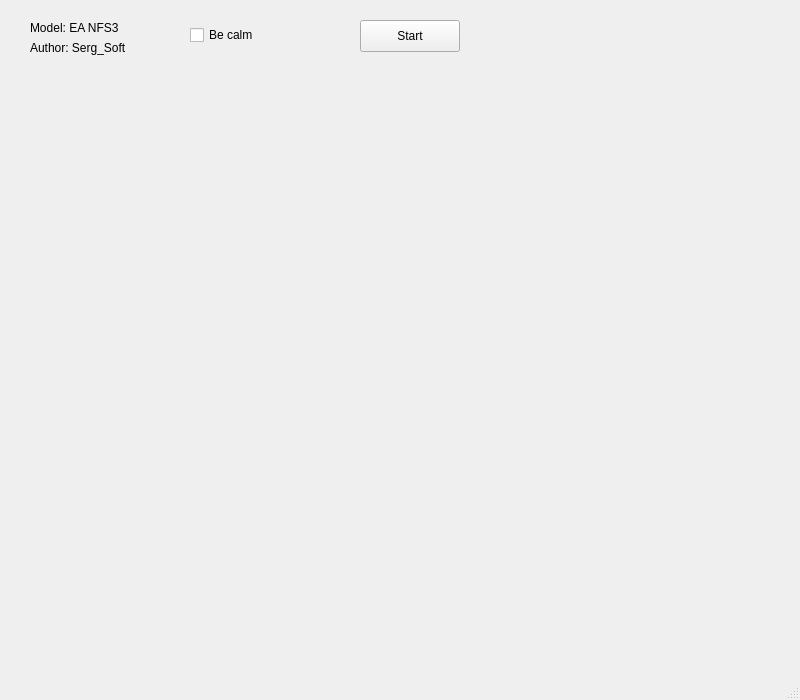
<?xml version="1.0" encoding="UTF-8"?>
<ui version="4.0">
 <class>MainWindow</class>
 <widget class="QMainWindow" name="MainWindow">
  <property name="geometry">
   <rect>
    <x>0</x>
    <y>0</y>
    <width>800</width>
    <height>700</height>
   </rect>
  </property>
  <property name="windowTitle">
   <string>Helicopter software rendering</string>
  </property>
  <widget class="QWidget" name="centralwidget">
   <widget class="QPushButton" name="pushButtonStart">
    <property name="geometry">
     <rect>
      <x>360</x>
      <y>20</y>
      <width>100</width>
      <height>32</height>
     </rect>
    </property>
    <property name="text">
     <string>Start</string>
    </property>
   </widget>
   <widget class="QLabel" name="label">
    <property name="geometry">
     <rect>
      <x>0</x>
      <y>60</y>
      <width>800</width>
      <height>600</height>
     </rect>
    </property>
    <property name="text">
     <string/>
    </property>
   </widget>
   <widget class="QLabel" name="labelFPS">
    <property name="geometry">
     <rect>
      <x>520</x>
      <y>25</y>
      <width>91</width>
      <height>16</height>
     </rect>
    </property>
    <property name="text">
     <string/>
    </property>
   </widget>
   <widget class="QLabel" name="label_2">
    <property name="geometry">
     <rect>
      <x>30</x>
      <y>20</y>
      <width>101</width>
      <height>16</height>
     </rect>
    </property>
    <property name="text">
     <string>Model: EA NFS3</string>
    </property>
   </widget>
   <widget class="QLabel" name="label_3">
    <property name="geometry">
     <rect>
      <x>30</x>
      <y>40</y>
      <width>171</width>
      <height>16</height>
     </rect>
    </property>
    <property name="text">
     <string>Author: Serg_Soft</string>
    </property>
   </widget>
   <widget class="QCheckBox" name="calmCheck">
    <property name="geometry">
     <rect>
      <x>190</x>
      <y>25</y>
      <width>111</width>
      <height>20</height>
     </rect>
    </property>
    <property name="text">
     <string>Be calm</string>
    </property>
   </widget>
  </widget>
  <widget class="QMenuBar" name="menubar">
   <property name="geometry">
    <rect>
     <x>0</x>
     <y>0</y>
     <width>800</width>
     <height>37</height>
    </rect>
   </property>
  </widget>
  <widget class="QStatusBar" name="statusbar"/>
 </widget>
 <resources/>
 <connections/>
</ui>
